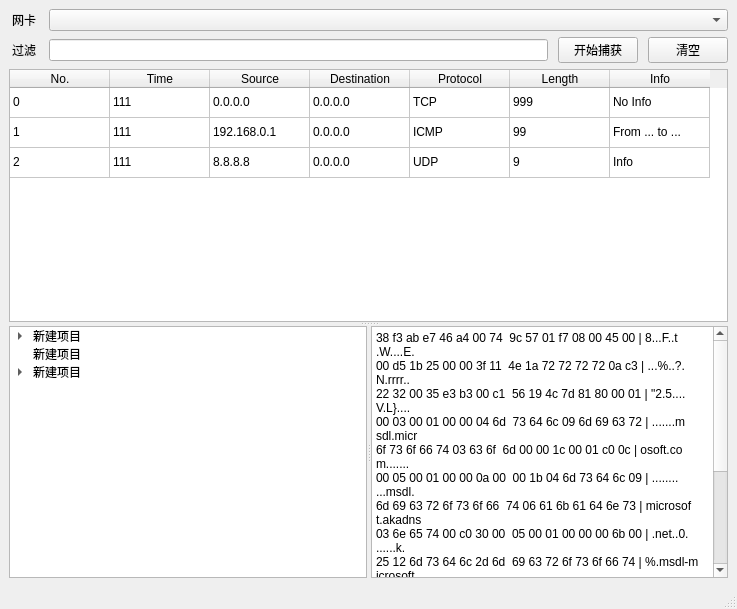
<?xml version="1.0" encoding="UTF-8"?>
<ui version="4.0">
 <class>MainWindow</class>
 <widget class="QMainWindow" name="MainWindow">
  <property name="geometry">
   <rect>
    <x>0</x>
    <y>0</y>
    <width>737</width>
    <height>609</height>
   </rect>
  </property>
  <property name="windowTitle">
   <string>网络捕获</string>
  </property>
  <widget class="QWidget" name="centralwidget">
   <layout class="QVBoxLayout" name="verticalLayout_2">
    <item>
     <layout class="QHBoxLayout" name="horizontalLayout">
      <property name="spacing">
       <number>10</number>
      </property>
      <item>
       <widget class="QLabel" name="label_0">
        <property name="minimumSize">
         <size>
          <width>30</width>
          <height>0</height>
         </size>
        </property>
        <property name="text">
         <string>网卡</string>
        </property>
        <property name="alignment">
         <set>Qt::AlignCenter</set>
        </property>
        <property name="wordWrap">
         <bool>false</bool>
        </property>
       </widget>
      </item>
      <item>
       <widget class="QComboBox" name="IfaceInput">
        <property name="sizePolicy">
         <sizepolicy hsizetype="Expanding" vsizetype="Fixed">
          <horstretch>0</horstretch>
          <verstretch>0</verstretch>
         </sizepolicy>
        </property>
       </widget>
      </item>
     </layout>
    </item>
    <item>
     <layout class="QHBoxLayout" name="horizontalLayout_2">
      <property name="spacing">
       <number>10</number>
      </property>
      <item>
       <widget class="QLabel" name="label_1">
        <property name="sizePolicy">
         <sizepolicy hsizetype="Preferred" vsizetype="Preferred">
          <horstretch>0</horstretch>
          <verstretch>0</verstretch>
         </sizepolicy>
        </property>
        <property name="minimumSize">
         <size>
          <width>30</width>
          <height>0</height>
         </size>
        </property>
        <property name="text">
         <string>过滤</string>
        </property>
        <property name="alignment">
         <set>Qt::AlignCenter</set>
        </property>
       </widget>
      </item>
      <item>
       <widget class="QLineEdit" name="FilterInput"/>
      </item>
      <item>
       <widget class="QPushButton" name="ActionBtn">
        <property name="text">
         <string>开始捕获</string>
        </property>
       </widget>
      </item>
      <item>
       <widget class="QPushButton" name="ClearBtn">
        <property name="text">
         <string>清空</string>
        </property>
       </widget>
      </item>
     </layout>
    </item>
    <item>
     <widget class="QSplitter" name="splitter_2">
      <property name="orientation">
       <enum>Qt::Vertical</enum>
      </property>
      <widget class="QTableWidget" name="PacketTable">
       <property name="styleSheet">
        <string notr="true">font: 9pt &quot;Consolas&quot;;</string>
       </property>
       <attribute name="horizontalHeaderVisible">
        <bool>true</bool>
       </attribute>
       <attribute name="verticalHeaderVisible">
        <bool>false</bool>
       </attribute>
       <row>
        <property name="text">
         <string>row</string>
        </property>
       </row>
       <row>
        <property name="text">
         <string>row</string>
        </property>
       </row>
       <row>
        <property name="text">
         <string>row</string>
        </property>
       </row>
       <column>
        <property name="text">
         <string>No.</string>
        </property>
       </column>
       <column>
        <property name="text">
         <string>Time</string>
        </property>
       </column>
       <column>
        <property name="text">
         <string>Source</string>
        </property>
       </column>
       <column>
        <property name="text">
         <string>Destination</string>
        </property>
       </column>
       <column>
        <property name="text">
         <string>Protocol</string>
        </property>
       </column>
       <column>
        <property name="text">
         <string>Length</string>
        </property>
       </column>
       <column>
        <property name="text">
         <string>Info</string>
        </property>
       </column>
       <item row="0" column="0">
        <property name="text">
         <string>0</string>
        </property>
       </item>
       <item row="0" column="1">
        <property name="text">
         <string>111</string>
        </property>
       </item>
       <item row="0" column="2">
        <property name="text">
         <string>0.0.0.0</string>
        </property>
       </item>
       <item row="0" column="3">
        <property name="text">
         <string>0.0.0.0</string>
        </property>
       </item>
       <item row="0" column="4">
        <property name="text">
         <string>TCP</string>
        </property>
       </item>
       <item row="0" column="5">
        <property name="text">
         <string>999</string>
        </property>
       </item>
       <item row="0" column="6">
        <property name="text">
         <string>No Info</string>
        </property>
       </item>
       <item row="1" column="0">
        <property name="text">
         <string>1</string>
        </property>
       </item>
       <item row="1" column="1">
        <property name="text">
         <string>111</string>
        </property>
       </item>
       <item row="1" column="2">
        <property name="text">
         <string>192.168.0.1</string>
        </property>
       </item>
       <item row="1" column="3">
        <property name="text">
         <string>0.0.0.0</string>
        </property>
       </item>
       <item row="1" column="4">
        <property name="text">
         <string>ICMP</string>
        </property>
       </item>
       <item row="1" column="5">
        <property name="text">
         <string>99</string>
        </property>
       </item>
       <item row="1" column="6">
        <property name="text">
         <string>From ... to ...</string>
        </property>
       </item>
       <item row="2" column="0">
        <property name="text">
         <string>2</string>
        </property>
       </item>
       <item row="2" column="1">
        <property name="text">
         <string>111</string>
        </property>
       </item>
       <item row="2" column="2">
        <property name="text">
         <string>8.8.8.8</string>
        </property>
       </item>
       <item row="2" column="3">
        <property name="text">
         <string>0.0.0.0</string>
        </property>
       </item>
       <item row="2" column="4">
        <property name="text">
         <string>UDP</string>
        </property>
       </item>
       <item row="2" column="5">
        <property name="text">
         <string>9</string>
        </property>
       </item>
       <item row="2" column="6">
        <property name="text">
         <string>Info</string>
        </property>
       </item>
      </widget>
      <widget class="QSplitter" name="splitter">
       <property name="orientation">
        <enum>Qt::Horizontal</enum>
       </property>
       <widget class="QTreeWidget" name="PacketTree">
        <property name="styleSheet">
         <string notr="true">font: 9pt &quot;Consolas&quot;;</string>
        </property>
        <attribute name="headerVisible">
         <bool>false</bool>
        </attribute>
        <column>
         <property name="text">
          <string>Frame</string>
         </property>
        </column>
        <item>
         <property name="text">
          <string>新建项目</string>
         </property>
         <item>
          <property name="text">
           <string>新建子项目</string>
          </property>
          <item>
           <property name="text">
            <string>新建子项目</string>
           </property>
          </item>
         </item>
         <item>
          <property name="text">
           <string>新建项目</string>
          </property>
         </item>
         <item>
          <property name="text">
           <string>新建项目</string>
          </property>
         </item>
        </item>
        <item>
         <property name="text">
          <string>新建项目</string>
         </property>
        </item>
        <item>
         <property name="text">
          <string>新建项目</string>
         </property>
         <item>
          <property name="text">
           <string>新建子项目</string>
          </property>
          <item>
           <property name="text">
            <string>新建子项目</string>
           </property>
          </item>
         </item>
        </item>
       </widget>
       <widget class="QPlainTextEdit" name="PacketHex">
        <property name="styleSheet">
         <string notr="true">font: 9pt &quot;Consolas&quot;;</string>
        </property>
        <property name="plainText">
         <string>38 f3 ab e7 46 a4 00 74  9c 57 01 f7 08 00 45 00 | 8...F..t .W....E.
00 d5 1b 25 00 00 3f 11  4e 1a 72 72 72 72 0a c3 | ...%..?. N.rrrr..
22 32 00 35 e3 b3 00 c1  56 19 4c 7d 81 80 00 01 | &quot;2.5.... V.L}....
00 03 00 01 00 00 04 6d  73 64 6c 09 6d 69 63 72 | .......m sdl.micr
6f 73 6f 66 74 03 63 6f  6d 00 00 1c 00 01 c0 0c | osoft.co m.......
00 05 00 01 00 00 0a 00  00 1b 04 6d 73 64 6c 09 | ........ ...msdl.
6d 69 63 72 6f 73 6f 66  74 06 61 6b 61 64 6e 73 | microsof t.akadns
03 6e 65 74 00 c0 30 00  05 00 01 00 00 00 6b 00 | .net..0. ......k.
25 12 6d 73 64 6c 2d 6d  69 63 72 6f 73 6f 66 74 | %.msdl-m icrosoft
2d 63 6f 6d 06 61 2d 30  30 31 36 08 61 2d 6d 73 | -com.a-0 016.a-ms
65 64 67 65 c0 46 c0 57  00 05 00 01 00 00 00 30 | edge.F.W .......0
00 02 c0 6a c0 71 00 06  00 01 00 00 00 18 00 23 | ...j.q.. .......#
03 6e 73 31 c0 71 06 6d  73 6e 68 73 74 c0 11 78 | .ns1.q.m snhst..x
2b 22 e5 00 00 07 08 00  00 03 84 00 24 ea 00 00 | +&quot;...... ....$...
</string>
        </property>
       </widget>
      </widget>
     </widget>
    </item>
   </layout>
  </widget>
  <widget class="QMenuBar" name="menubar">
   <property name="geometry">
    <rect>
     <x>0</x>
     <y>0</y>
     <width>737</width>
     <height>23</height>
    </rect>
   </property>
  </widget>
  <widget class="QStatusBar" name="statusbar"/>
 </widget>
 <resources/>
 <connections/>
</ui>
